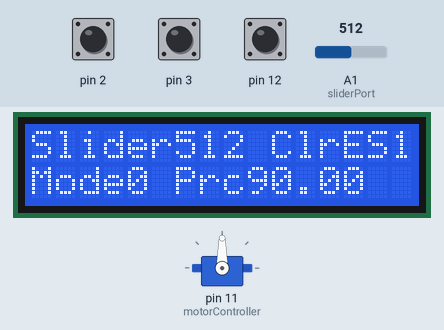
Bench run of a sketch on a simulated Arduino Uno, built with avr-gcc and run on an emulated ATmega328P. Shown: servo, 16×2 character LCD. The test bench sets the inputs (shaded band); at power-on: A1 (sliderPort) = 512, pin 3 HIGH, pin 2 HIGH, pin 12 HIGH. What the sketch prints to the serial monitor is not drawn.

Above: at 1.2 s.
1.3 s: A1 (sliderPort) set to 563
At 1.7 s:
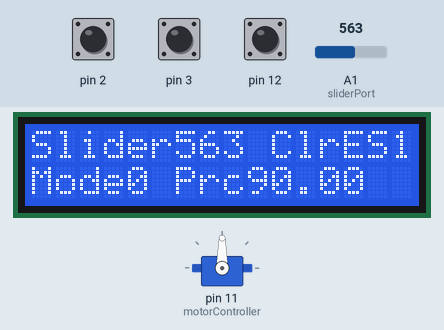
2.8 s: A1 (sliderPort) set to 594
At 3.4 s:
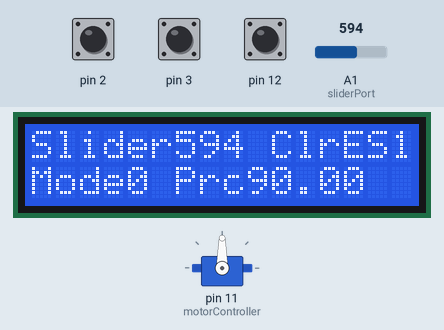
4.3 s: pin 3 pulled LOW for 0.15 s
At 4.41 s:
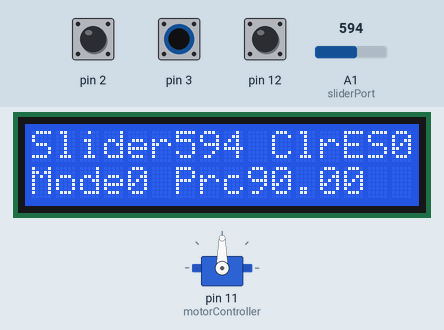
5.9 s: A1 (sliderPort) set to 511
At 6.7 s:
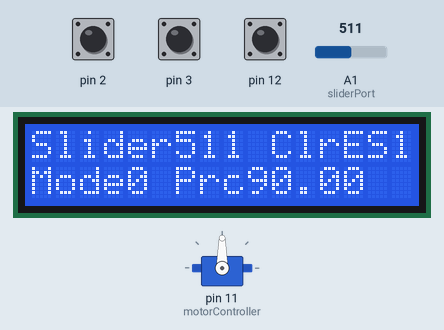
7.4 s: pin 3 pulled LOW for 1 s
At 8.8 s:
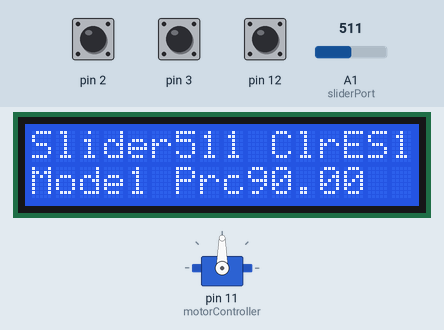
9.9 s: A1 (sliderPort) set to 474
At 10.6 s:
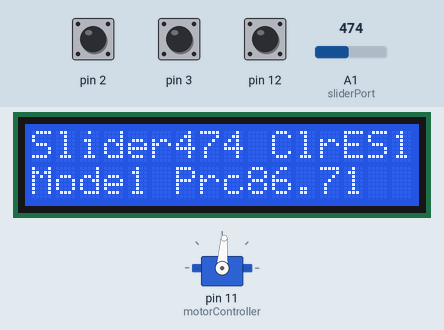
Timing chart, 0 to 12.4 s (numbered marks = the images above; inputs shaded):
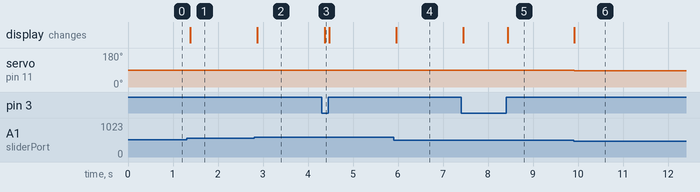

The sketch:

kickerBoxArduinoMain.ino
```cpp
#include <Servo.h>
#include <LiquidCrystal.h>
Servo motorController;

#define MOTOR_NEUTRAL  90.0
float mcOutput = MOTOR_NEUTRAL;
int sliderPort = A1;
int rawSlider = 512;
float percentMotor = 0;
float deadBandLow = 492;
float deadBandHigh =532;
float floatSlider = 0;
int clearEstop = 1;
int seteStop = 1;
int pauseToggle = 1;
enum mode{
  estop=0,
  runnin=1,
  paused=2
};
  mode curMode = estop;
LiquidCrystal lcd(8, 9, 4, 5, 6, 7);
void setup()
{
  Serial.begin(9600);
  motorController.attach (11,1000,2000);
  lcd.begin(16, 2);              // start the library
  lcd.setCursor(0,0);
  lcd.print("LCD BOOT"); // print a simple message
  pinMode(3, INPUT);
  pinMode(12, INPUT);
  pinMode(2,INPUT);
  digitalWrite(3,HIGH);
  digitalWrite(12,HIGH);
  digitalWrite(2,HIGH);
}


void loop()
 {


    //inputs
  rawSlider = analogRead(sliderPort);
  clearEstop = digitalRead(3);
  seteStop = digitalRead(12);
  pauseToggle = digitalRead(2);

  //******processing*******
  //+Processing Slider Into Motor Percent
  floatSlider = rawSlider;
  if (rawSlider < deadBandLow){
    //If Slider is in the negative range
    percentMotor = floatSlider*100.0/492.0 -100.0;

  }else if(rawSlider > deadBandHigh){
    // If Slider is in the high range
    percentMotor = floatSlider * 100.0 /491.0 -108.4;

  }else{
    //If Slider is in the deadband range
    percentMotor= 0;
  }
   //-Processing Slider Into Motor Percent
   //+Proccessing Motor percent into motor outputs+//
 switch(curMode){
  case estop:
    //+Perform Case Actions+//
      //set the  motor output to zero
    if(rawSlider<deadBandHigh && rawSlider>deadBandLow && clearEstop == 0){
      //Then set mode = running
   curMode = runnin;
    }else {
          mcOutput = MOTOR_NEUTRAL;
        }


  break;
  case runnin:
    //+Perform Case Actions
        //set the motor output to pctMotor
      //+Evaluate Transition
      //if estop is pressed then set mode=estop
         if (seteStop == 0){
               curMode = estop;
         }else {
           if (pauseToggle == 0){
             curMode = paused;
           }else {
             mcOutput = 0.9*percentMotor+90;

           }
         }


break;
  case paused:
    //+Perform Case Actions
    //+Evaluate Transition
      //if estop is pressed then set mode=estop
    if (seteStop == 0){
          curMode = estop;
    }else {
      if(pauseToggle == 0) {
      curMode = runnin;
      }else {
        mcOutput = MOTOR_NEUTRAL;
      }
    }


    break;
  default:
    //+Perform Case Actions
      //set motor output to zero
        mcOutput = MOTOR_NEUTRAL;
    //+Evaluate Transition
      //set mode = estop
        curMode = estop;
  break;
  }
  //-Proccessing Motor percent into motor outputs-//
  //outputs
  motorController.write(mcOutput);


  lcd.setCursor(0,0);
  lcd.print("Slider");
  lcd.setCursor(6,0);
  lcd.print(rawSlider);
  lcd.setCursor(10,0);
  lcd.print("ClrES");
  lcd.setCursor(15 ,0);
  lcd.print(clearEstop);
  lcd.setCursor(0,1);
  lcd.print("Mode");
  lcd.setCursor(4,1);
  lcd.print(curMode);
  lcd.setCursor(5,1);
  lcd.print(" Prc");
  lcd.setCursor(9,1);
  lcd.print(mcOutput);


  Serial.print("Estop.off ");
  Serial.print(clearEstop);
  Serial.print(" Estop? ");
  Serial.print(seteStop);
  Serial.print(" Toggled ");
  Serial.print(pauseToggle);
  Serial.print(" Mode ");
  Serial.print(curMode);
  Serial.print(" The Slider is ");
  Serial.print(rawSlider);
  Serial.print(" The Motor is ");
  Serial.print(percentMotor);
  Serial.print(" The Angle Is ");
  Serial.print(mcOutput);
  Serial.println(" ");
 }
```

Measured:
- after the input at 1.3 s, the display: changes after 0.09 s (image 1)
- after the input at 2.8 s, the display: changes after 0.07 s (image 2)
- after the input at 4.3 s, the display: changes after 0.07 s (image 3)
- after the input at 5.9 s, the display: changes after 0.06 s (image 4)
- after the input at 7.4 s, the display: first changes after 0.05 s (image 5 shows a later state)
- after the input at 9.9 s, servo on pin 11 (motorController): 90° → 86° at once; the display: changes at once (image 6)
